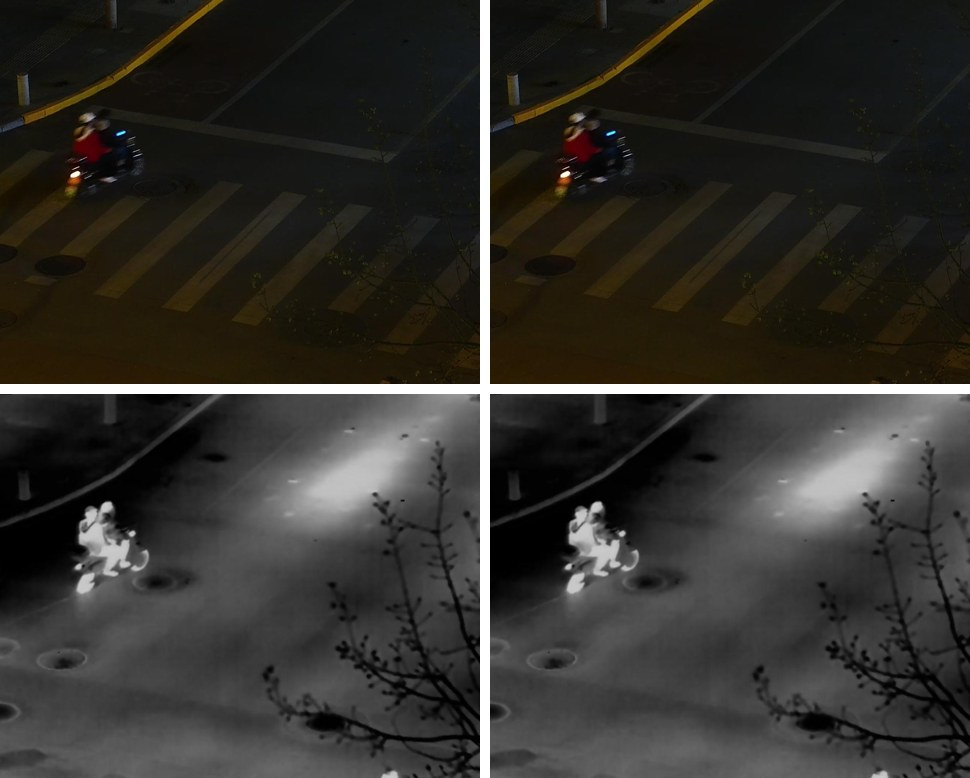
#> input picture semanticrt/hinh/cap_trung_test10729_train00721.jpg, 970 x 778 px, given in place of cap_trung_test10729_train00721.jpg.jpg, which was not available
$ python -i gom_canh_v2.py   (imports and definitions only)
#> lines starting #> are read from the running program, lines starting #| are printed output that depends on the picture
"""Gom canh SemanticRT, ban 2: dac trung duong bien (it phu thuoc do sang ngay/dem).
1) dac trung = do lon gradient Sobel tren anh xam lam mo, thu nho 48x40, chuan hoa
2) noi canh k-NN (k=10) neu khoang cach < nguong -> thanh phan lien thong
3) cum < 30 anh: gan vao cum lon gan nhat (theo lang gieng gan nhat thuoc cum lon)
Chay: python -I gom_canh_v2.py <thu_muc_SemanticRT_dataset>
"""
import sys, os, json
import numpy as np
from PIL import Image, ImageFilter

goc = sys.argv[1]
# [1 line not run here, left out]
# [1 line that did not run here, left out]
# [1 line that did not run here, left out]
# [1 line that did not run here, left out]

def dt(x):
    im = Image.open(os.path.join(goc, 'rgb', x + '.jpg')).convert('L').resize((192, 160)).filter(ImageFilter.GaussianBlur(2))
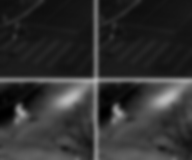
#> im: PIL image 192x160 L; min 0, max 188, mean 48.5
    a = np.asarray(im, np.float32)
    gx = np.abs(np.diff(a, axis=1))[:-1]; gy = np.abs(np.diff(a, axis=0))[:, :-1]
#> after `gx = np.abs(np.diff(a, axis=1))[:-1]`:
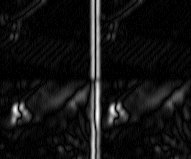
#> gx: shape (159, 191) float32; min 0, max 31, mean 2.3; drawn with min black and max white
#> after `gy = np.abs(np.diff(a, axis=0))[:, :-1]`:
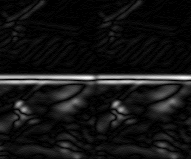
#> gy: shape (159, 191) float32; min 0, max 32, mean 2.7; drawn with min black and max white
    g = np.sqrt(gx ** 2 + gy ** 2)
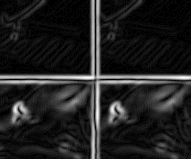
#> g: shape (159, 191) float32; min 0, max 32.06, mean 4.2; drawn with min black and max white
    g = np.asarray(Image.fromarray(g).resize((48, 40), Image.BILINEAR)).ravel()
#> g = 1920 values, max 23.48 at index 934, min 0.0275 at index 37, mean 4.22
    g = np.log1p(g)
#> g = 1920 values, max 3.2 at index 934, min 0.0271 at index 37, mean 1.35
    return (g - g.mean()) / (g.std() + 1e-6)

cache = 'semanticrt_dactrung_bien.npy'
# [4 lines not run here, left out]
# [1 line that did not run here, left out]
# [1 line that did not run here, left out]
K = 10
# [1 line that did not run here, left out]
# [6 lines not run here, left out]

def cum(ng):
    cha = np.arange(N)
    def tim(x):
        while cha[x] != x:
            cha[x] = cha[cha[x]]; x = cha[x]
        return x
    for i in range(N):
        for j, d in zip(kn_i[i], kn_d[i]):
            if d < ng:
                a, b = tim(i), tim(j)
                if a != b: cha[a] = b
    return np.array([tim(i) for i in range(N)])

# [3 lines not run here, left out]

NG = float(os.environ.get('NG', 0.7))
# [1 line that did not run here, left out]
# [1 line that did not run here, left out]
# [1 line that did not run here, left out]
# gan anh thuoc cum nho vao cum lon cua lang gieng gan nhat (tinh lai lang gieng chi trong anh thuoc cum lon)
# [1 line that did not run here, left out]
# [1 line that did not run here, left out]
# [1 line that did not run here, left out]
# [1 line that did not run here, left out]
# [6 lines not run here, left out]
# [1 line that did not run here, left out]
# [1 line that did not run here, left out]
# [1 line that did not run here, left out]
# [5 lines not run here, left out]

# [1 line that did not run here, left out]
# [1 line that did not run here, left out]
# [6 lines not run here, left out]

>>> result = dt('../hinh/cap_trung_test10729_train00721.jpg')
#> result = 1920 values, max 2.51 at index 934, min -1.79 at index 37, mean 3.18e-08
